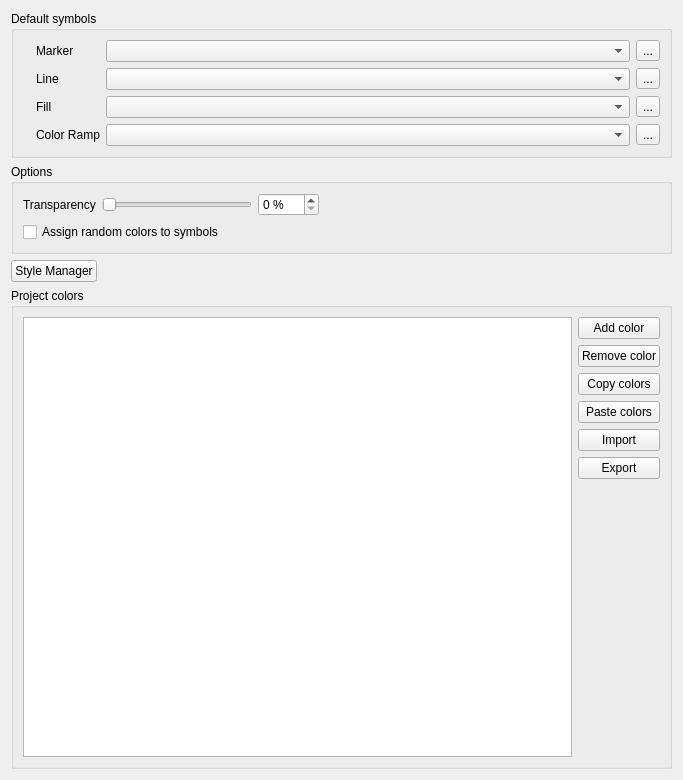
             <widget class="QWidget" name="scrollAreaWidgetContents_4">
              <property name="geometry">
               <rect>
                <x>0</x>
                <y>0</y>
                <width>683</width>
                <height>780</height>
               </rect>
              </property>
              <layout class="QVBoxLayout" name="verticalLayout_12">
               <item>
                <widget class="QgsCollapsibleGroupBox" name="groupBox">
                 <property name="title">
                  <string>Default symbols</string>
                 </property>
                 <property name="syncGroup">
                  <string notr="true">projstyles</string>
                 </property>
                 <layout class="QGridLayout" name="gridLayout_11">
                  <property name="leftMargin">
                   <number>9</number>
                  </property>
                  <item row="0" column="5">
                   <widget class="QToolButton" name="pbtnStyleMarker">
                    <property name="text">
                     <string>...</string>
                    </property>
                    <property name="icon">
                     <iconset resource="../../images/images.qrc">
                      <normaloff>:/images/themes/default/symbologyEdit.png</normaloff>:/images/themes/default/symbologyEdit.png</iconset>
                    </property>
                   </widget>
                  </item>
                  <item row="1" column="2">
                   <widget class="QLabel" name="lblStyleLine">
                    <property name="text">
                     <string>Line</string>
                    </property>
                    <property name="margin">
                     <number>5</number>
                    </property>
                   </widget>
                  </item>
                  <item row="3" column="0">
                   <widget class="QLabel" name="label_14">
                    <property name="sizePolicy">
                     <sizepolicy hsizetype="Fixed" vsizetype="Preferred">
                      <horstretch>0</horstretch>
                      <verstretch>0</verstretch>
                     </sizepolicy>
                    </property>
                    <property name="text">
                     <string/>
                    </property>
                    <property name="pixmap">
                     <pixmap resource="../../images/images.qrc">:/images/themes/default/styleicons/color.png</pixmap>
                    </property>
                   </widget>
                  </item>
                  <item row="2" column="0">
                   <widget class="QLabel" name="pixStyleFill">
                    <property name="sizePolicy">
                     <sizepolicy hsizetype="Fixed" vsizetype="Preferred">
                      <horstretch>0</horstretch>
                      <verstretch>0</verstretch>
                     </sizepolicy>
                    </property>
                    <property name="text">
                     <string/>
                    </property>
                    <property name="pixmap">
                     <pixmap resource="../../images/images.qrc">:/images/themes/default/styleicons/style-polygon.png</pixmap>
                    </property>
                   </widget>
                  </item>
                  <item row="1" column="5">
                   <widget class="QToolButton" name="pbtnStyleLine">
                    <property name="text">
                     <string>...</string>
                    </property>
                    <property name="icon">
                     <iconset resource="../../images/images.qrc">
                      <normaloff>:/images/themes/default/symbologyEdit.png</normaloff>:/images/themes/default/symbologyEdit.png</iconset>
                    </property>
                   </widget>
                  </item>
                  <item row="1" column="0">
                   <widget class="QLabel" name="pixStyleLine">
                    <property name="sizePolicy">
                     <sizepolicy hsizetype="Fixed" vsizetype="Preferred">
                      <horstretch>0</horstretch>
                      <verstretch>0</verstretch>
                     </sizepolicy>
                    </property>
                    <property name="text">
                     <string/>
                    </property>
                    <property name="pixmap">
                     <pixmap resource="../../images/images.qrc">:/images/themes/default/styleicons/style-line.png</pixmap>
                    </property>
                   </widget>
                  </item>
                  <item row="2" column="4">
                   <widget class="QComboBox" name="cboStyleFill">
                    <property name="sizePolicy">
                     <sizepolicy hsizetype="Expanding" vsizetype="Fixed">
                      <horstretch>0</horstretch>
                      <verstretch>0</verstretch>
                     </sizepolicy>
                    </property>
                    <property name="sizeAdjustPolicy">
                     <enum>QComboBox::AdjustToMinimumContentsLength</enum>
                    </property>
                   </widget>
                  </item>
                  <item row="3" column="2">
                   <widget class="QLabel" name="lblStyleColorRamp">
                    <property name="text">
                     <string>Color Ramp</string>
                    </property>
                    <property name="margin">
                     <number>5</number>
                    </property>
                   </widget>
                  </item>
                  <item row="0" column="4">
                   <widget class="QComboBox" name="cboStyleMarker">
                    <property name="sizePolicy">
                     <sizepolicy hsizetype="Expanding" vsizetype="Fixed">
                      <horstretch>0</horstretch>
                      <verstretch>0</verstretch>
                     </sizepolicy>
                    </property>
                    <property name="sizeAdjustPolicy">
                     <enum>QComboBox::AdjustToMinimumContentsLength</enum>
                    </property>
                   </widget>
                  </item>
                  <item row="0" column="0">
                   <widget class="QLabel" name="pixStyleMarker">
                    <property name="sizePolicy">
                     <sizepolicy hsizetype="Fixed" vsizetype="Preferred">
                      <horstretch>0</horstretch>
                      <verstretch>0</verstretch>
                     </sizepolicy>
                    </property>
                    <property name="text">
                     <string/>
                    </property>
                    <property name="pixmap">
                     <pixmap resource="../../images/images.qrc">:/images/themes/default/styleicons/style-point.png</pixmap>
                    </property>
                   </widget>
                  </item>
                  <item row="0" column="2">
                   <widget class="QLabel" name="lblStyleMarker">
                    <property name="text">
                     <string>Marker</string>
                    </property>
                    <property name="margin">
                     <number>5</number>
                    </property>
                   </widget>
                  </item>
                  <item row="2" column="5">
                   <widget class="QToolButton" name="pbtnStyleFill">
                    <property name="text">
                     <string>...</string>
                    </property>
                    <property name="icon">
                     <iconset resource="../../images/images.qrc">
                      <normaloff>:/images/themes/default/symbologyEdit.png</normaloff>:/images/themes/default/symbologyEdit.png</iconset>
                    </property>
                   </widget>
                  </item>
                  <item row="2" column="2">
                   <widget class="QLabel" name="lblStyleFill">
                    <property name="text">
                     <string>Fill</string>
                    </property>
                    <property name="margin">
                     <number>5</number>
                    </property>
                   </widget>
                  </item>
                  <item row="1" column="4">
                   <widget class="QComboBox" name="cboStyleLine">
                    <property name="sizePolicy">
                     <sizepolicy hsizetype="Expanding" vsizetype="Fixed">
                      <horstretch>0</horstretch>
                      <verstretch>0</verstretch>
                     </sizepolicy>
                    </property>
                    <property name="sizeAdjustPolicy">
                     <enum>QComboBox::AdjustToMinimumContentsLength</enum>
                    </property>
                   </widget>
                  </item>
                  <item row="3" column="4">
                   <widget class="QComboBox" name="cboStyleColorRamp">
                    <property name="sizePolicy">
                     <sizepolicy hsizetype="Expanding" vsizetype="Fixed">
                      <horstretch>0</horstretch>
                      <verstretch>0</verstretch>
                     </sizepolicy>
                    </property>
                    <property name="sizeAdjustPolicy">
                     <enum>QComboBox::AdjustToMinimumContentsLength</enum>
                    </property>
                   </widget>
                  </item>
                  <item row="3" column="5">
                   <widget class="QToolButton" name="pbtnStyleColorRamp">
                    <property name="text">
                     <string>...</string>
                    </property>
                    <property name="icon">
                     <iconset resource="../../images/images.qrc">
                      <normaloff>:/images/themes/default/symbologyEdit.png</normaloff>:/images/themes/default/symbologyEdit.png</iconset>
                    </property>
                   </widget>
                  </item>
                 </layout>
                </widget>
               </item>
               <item>
                <widget class="QgsCollapsibleGroupBox" name="groupBox_2">
                 <property name="title">
                  <string>Options</string>
                 </property>
                 <property name="syncGroup">
                  <string notr="true">projstyles</string>
                 </property>
                 <layout class="QVBoxLayout" name="verticalLayout_18">
                  <item>
                   <layout class="QHBoxLayout" name="horizontalLayout_6">
                    <item>
                     <widget class="QLabel" name="mTransparencyLabel">
                      <property name="text">
                       <string>Transparency</string>
                      </property>
                     </widget>
                    </item>
                    <item>
                     <widget class="QSlider" name="mTransparencySlider">
                      <property name="sizePolicy">
                       <sizepolicy hsizetype="MinimumExpanding" vsizetype="Fixed">
                        <horstretch>0</horstretch>
                        <verstretch>0</verstretch>
                       </sizepolicy>
                      </property>
                      <property name="minimumSize">
                       <size>
                        <width>150</width>
                        <height>0</height>
                       </size>
                      </property>
                      <property name="maximumSize">
                       <size>
                        <width>150</width>
                        <height>16777215</height>
                       </size>
                      </property>
                      <property name="maximum">
                       <number>100</number>
                      </property>
                      <property name="orientation">
                       <enum>Qt::Horizontal</enum>
                      </property>
                     </widget>
                    </item>
                    <item>
                     <widget class="QSpinBox" name="mTransparencySpinBox">
                      <property name="suffix">
                       <string> %</string>
                      </property>
                      <property name="maximum">
                       <number>100</number>
                      </property>
                     </widget>
                    </item>
                    <item>
                     <spacer name="horizontalSpacer_5">
                      <property name="orientation">
                       <enum>Qt::Horizontal</enum>
                      </property>
                      <property name="sizeHint" stdset="0">
                       <size>
                        <width>40</width>
                        <height>20</height>
                       </size>
                      </property>
                     </spacer>
                    </item>
                   </layout>
                  </item>
                  <item>
                   <widget class="QCheckBox" name="cbxStyleRandomColors">
                    <property name="text">
                     <string>Assign random colors to symbols</string>
                    </property>
                   </widget>
                  </item>
                 </layout>
                </widget>
               </item>
               <item>
                <layout class="QHBoxLayout" name="horizontalLayout_3">
                 <item>
                  <widget class="QPushButton" name="pbtnStyleManager">
                   <property name="text">
                    <string>Style Manager</string>
                   </property>
                  </widget>
                 </item>
                 <item>
                  <spacer name="horizontalSpacer">
                   <property name="orientation">
                    <enum>Qt::Horizontal</enum>
                   </property>
                   <property name="sizeHint" stdset="0">
                    <size>
                     <width>40</width>
                     <height>20</height>
                    </size>
                   </property>
                  </spacer>
                 </item>
                </layout>
               </item>
               <item>
                <widget class="QgsCollapsibleGroupBox" name="groupBox_7">
                 <property name="title">
                  <string>Project colors</string>
                 </property>
                 <layout class="QGridLayout" name="gridLayout_12">
                  <item row="2" column="1">
                   <widget class="QPushButton" name="mButtonCopyColors">
                    <property name="text">
                     <string>Copy colors</string>
                    </property>
                   </widget>
                  </item>
                  <item row="6" column="1">
                   <spacer name="verticalSpacer_12">
                    <property name="orientation">
                     <enum>Qt::Vertical</enum>
                    </property>
                    <property name="sizeHint" stdset="0">
                     <size>
                      <width>20</width>
                      <height>40</height>
                     </size>
                    </property>
                   </spacer>
                  </item>
                  <item row="0" column="1">
                   <widget class="QPushButton" name="mButtonAddColor">
                    <property name="text">
                     <string>Add color</string>
                    </property>
                   </widget>
                  </item>
                  <item row="3" column="1">
                   <widget class="QPushButton" name="mButtonPasteColors">
                    <property name="text">
                     <string>Paste colors</string>
                    </property>
                   </widget>
                  </item>
                  <item row="1" column="1">
                   <widget class="QPushButton" name="mButtonRemoveColor">
                    <property name="text">
                     <string>Remove color</string>
                    </property>
                   </widget>
                  </item>
                  <item row="0" column="0" rowspan="8">
                   <widget class="QgsColorSchemeList" name="mTreeProjectColors"/>
                  </item>
                  <item row="4" column="1">
                   <widget class="QPushButton" name="mButtonImportColors">
                    <property name="text">
                     <string>Import</string>
                    </property>
                   </widget>
                  </item>
                  <item row="5" column="1">
                   <widget class="QPushButton" name="mButtonExportColors">
                    <property name="text">
                     <string>Export</string>
                    </property>
                   </widget>
                  </item>
                 </layout>
                </widget>
               </item>
              </layout>
             </widget>
